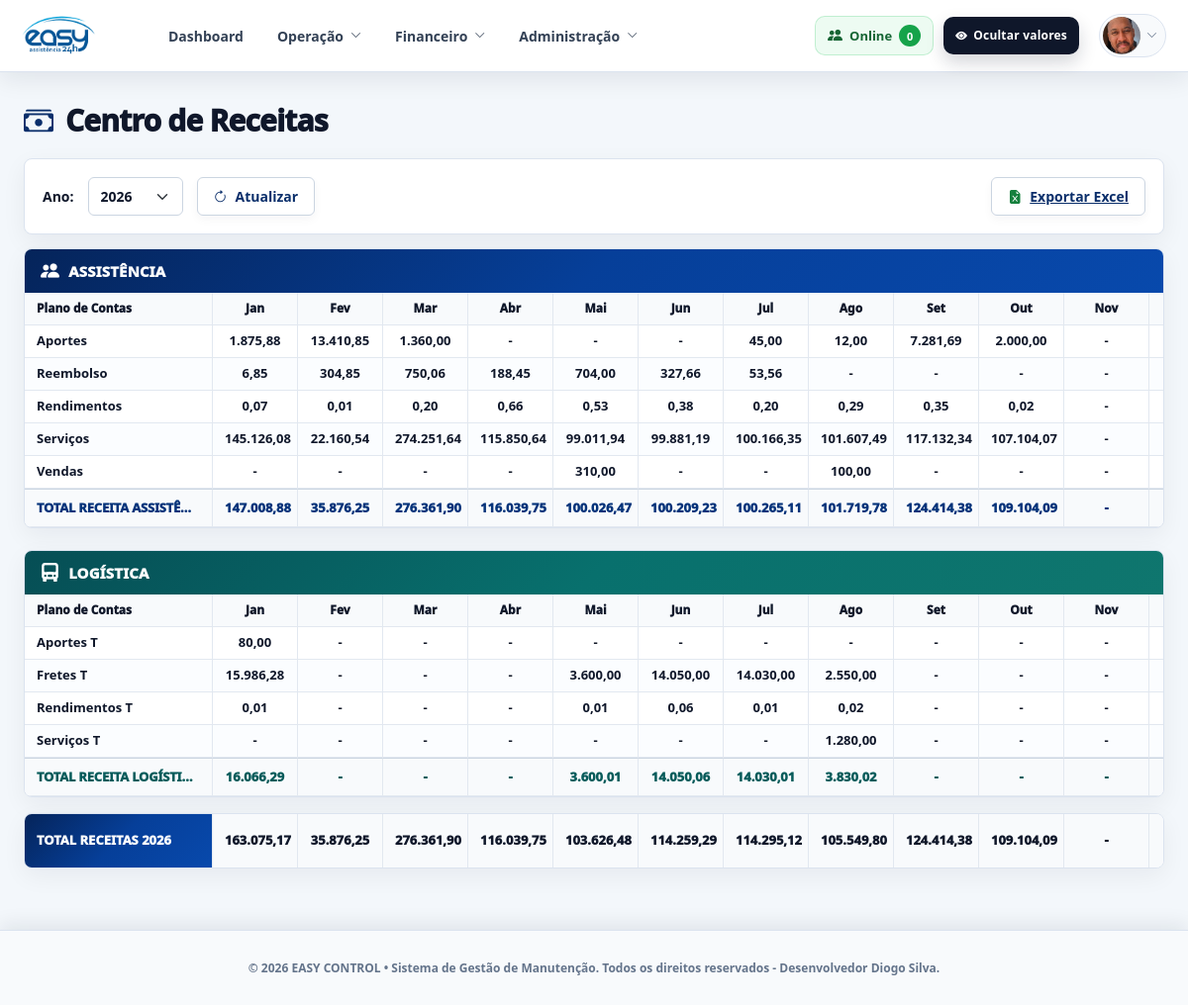
Screenshot of /gestao/centro-receitas (signed in) with the database file from the repository.
### models/conta_receber_importada.py (models this page shows)
class ContaReceberImportada(db.Model):
    __tablename__ = "contas_receber_importadas"
    id = db.Column(db.Integer, primary_key=True)
    numero_fatura = db.Column(db.String(50))
    cliente = db.Column(db.String(200))
    telefone = db.Column(db.String(80))
    email = db.Column(db.String(180))
    plano_contas = db.Column(db.String(150))
    categoria = db.Column(db.String(150))
    setor = db.Column(db.String(40))
    cobranca = db.Column(db.String(100))
    data_documento = db.Column(db.DateTime)
    data_vencimento = db.Column(db.DateTime)
    data_pagamento = db.Column(db.DateTime)
    valor = db.Column(db.Numeric(12, 2), default=0)
    juros = db.Column(db.Numeric(12, 2), default=0)
    total = db.Column(db.Numeric(12, 2), default=0)
    pago = db.Column(db.Boolean, default=False)
    status = db.Column(db.String(30), default="PENDENTE")
    observacoes = db.Column(db.Text)
    mes = db.Column(db.Integer)
    ano = db.Column(db.Integer)
    chave_conciliacao = db.Column(db.String(255), index=True)
    origem_importacao = db.Column(db.String(50), default="VENCIMENTO")
    importado_em = db.Column(db.DateTime, default=datetime.utcnow)

### routes/gestao.py (the view)
@gestao_bp.route("/centro-receitas")
@gestao_required
def centro_receitas():
    hoje = datetime.now()
    ano = request.args.get("ano", type=int) or hoje.year
    contas = contas_recebidas_centro_receitas_query(ano).all()
    meses_ativos = set()
    for conta in contas:
        mes_ref, ano_ref = mes_referencia_centro_receitas(conta)
        if ano_ref == ano and mes_ref:
            meses_ativos.add(mes_ref)
    meses_com_movimento = len(meses_ativos)
    linhas = montar_linhas_centro_receitas(contas, meses_com_movimento)
    linhas_assistencia = [l for l in linhas if l["setor"] == "ASSISTÊNCIA"]
    linhas_logistica = [l for l in linhas if l["setor"] == "LOGÍSTICA"]
    total_assistencia = somar_linhas_centro_receitas(linhas_assistencia, meses_com_movimento)
    total_logistica = somar_linhas_centro_receitas(linhas_logistica, meses_com_movimento)
    total_geral = somar_linhas_centro_receitas(linhas, meses_com_movimento)
    maior_conta = max(linhas, key=lambda x: x["total"], default=None)
    anos_disponiveis = set()
    for conta in contas_recebidas_centro_receitas_query().all():
        _, ano_ref = mes_referencia_centro_receitas(conta)
        if ano_ref:
            anos_disponiveis.add(ano_ref)
    if ano not in anos_disponiveis:
        anos_disponiveis.add(ano)
    nomes_meses = {
        1: "Jan", 2: "Fev", 3: "Mar", 4: "Abr",
        5: "Mai", 6: "Jun", 7: "Jul", 8: "Ago",
        9: "Set", 10: "Out", 11: "Nov", 12: "Dez",
    }
    return render_template(
        "gestao/centro_receitas.html",
        ano=ano,
        anos_disponiveis=sorted(anos_disponiveis, reverse=True),
        meses=range(1, 13),
        nomes_meses=nomes_meses,
        meses_com_movimento=meses_com_movimento,
        linhas_assistencia=linhas_assistencia,
        linhas_logistica=linhas_logistica,
        total_assistencia=total_assistencia,
        total_logistica=total_logistica,
        total_geral=total_geral,
        maior_conta=maior_conta,
        formatar_moeda_br=formatar_moeda_br,
        formatar_numero_br=formatar_numero_br,
    )

### routes/gestao.py (called while the page is built, shortened)
def dinheiro(valor):
    if valor is None:
        return 0
    if isinstance(valor, Decimal):
        return float(valor)
    if isinstance(valor, (int, float)):
        return float(valor)

def normalizar_texto(valor):
    if not valor:
        return None
    return str(valor).strip().upper()

def data_para_date(valor):
    if not valor:
        return None
    if isinstance(valor, datetime):
        return valor.date()
    if isinstance(valor, date):
        return valor
    return None

def formatar_numero_br(valor):
    valor = dinheiro(valor)
    return f"{valor:,.2f}".replace(",", "X").replace(".", ",").replace("X", ".")

def periodo_ano_centro_receitas(ano):
    inicio = datetime(ano, 1, 1, 0, 0, 0)
    fim = datetime(ano, 12, 31, 23, 59, 59)
    return inicio, fim

def contas_recebidas_centro_receitas_query(ano=None):
    query = ContaReceberImportada.query.filter(
        ContaReceberImportada.pago == True,
        ContaReceberImportada.origem_importacao == "RECEBIMENTO",
        ContaReceberImportada.data_pagamento.isnot(None)
    )
    if ano:
        inicio, fim = periodo_ano_centro_receitas(ano)
        query = query.filter(
            ContaReceberImportada.data_pagamento >= inicio,
            ContaReceberImportada.data_pagamento <= fim
        )
    return query

def mes_referencia_centro_receitas(conta):
    data_pagamento = data_para_date(getattr(conta, "data_pagamento", None))
    if data_pagamento:
        return data_pagamento.month, data_pagamento.year
    return None, None

def valor_centro_receitas(conta):
    return dinheiro(
        getattr(conta, "total", None)
        or getattr(conta, "valor", 0)
    )

def setor_centro_receitas(conta):
    setor = normalizar_texto(getattr(conta, "setor", None)) or "ASSISTÊNCIA"
    plano = normalizar_texto(getattr(conta, "plano_contas", None)) or ""
    categoria = normalizar_texto(getattr(conta, "categoria", None)) or ""
    if setor == "LOGÍSTICA" or plano.endswith(" T") or categoria.endswith(" T"):
        return "LOGÍSTICA"
    return "ASSISTÊNCIA"

def nome_plano_centro_receitas(conta):
    return (
        getattr(conta, "categoria", None)
        or getattr(conta, "plano_contas", None)
        or "SEM PLANO DE CONTAS"
    ).strip()

def nome_plano_exibicao_centro_receitas(plano, setor):
    plano = (plano or "SEM PLANO DE CONTAS").strip()
    if setor == "LOGÍSTICA" and not plano.upper().endswith(" T"):
        return f"{plano} T"
    return plano

### templates/gestao/centro_receitas.html (shortened to what this page needs)
{% extends "base.html" %}
{% macro valor_tabela(valor) -%}
  {%- if valor == 0 -%}
    -
  {%- else -%}
    {{ formatar_numero_br(valor) }}
  {%- endif -%}
{%- endmacro %}
{% block content %}
<div class="centro-custos-page" data-ano="{{ ano }}">
  <div class="centro-custos-title-row">
    <div class="centro-custos-title-main">
      <i class="bi bi-cash-stack"></i>
      <h2>Centro de Receitas</h2>
    </div>
  </div>
  <div class="centro-custos-toolbar">
    <form method="GET" action="/gestao/centro-receitas" class="centro-custos-form">
      <label for="ano">Ano:</label>
      <select name="ano" id="ano" class="form-select centro-custos-select">
        {% for ano_opcao in anos_disponiveis %}
          <option value="{{ ano_opcao }}" {% if ano_opcao == ano %}selected{% endif %}>{{ ano_opcao }}</option>
        {% endfor %}
      </select>
      <button type="submit" class="centro-custos-btn-atualizar">
        <i class="bi bi-arrow-clockwise"></i>
        Atualizar
      </button>
    </form>
    <a href="{{ url_for('gestao.exportar_centro_receitas', ano=ano) }}" class="centro-custos-export">
      <i class="bi bi-file-earmark-excel-fill"></i>
      Exportar Excel
    </a>
  </div>
  <div class="centro-custos-section-card centro-custos-card-assistencia">
    <div class="centro-custos-section-title centro-custos-section-title-assistencia">
      <i class="bi bi-people-fill"></i>
      <span>Assistência</span>
    </div>
    <div class="centro-custos-table-wrap">
      <table class="centro-custos-table centro-custos-table-modern">
        <colgroup>
          <col class="col-plano">
          {% for mes in meses %}<col class="col-mes">{% endfor %}
          <col class="col-total">
          <col class="col-media">
        </colgroup>
        <thead>
          <tr>
            <th class="centro-custos-plano">Plano de Contas</th>
            {% for mes in meses %}
              <th>{{ nomes_meses[mes] }}</th>
            {% endfor %}
          </tr>
        </thead>
        <tbody>
          {% for linha in linhas_assistencia %}
            <tr class="centro-custos-linha centro-custos-linha-assistencia"
                data-setor="{{ linha.setor }}"
                data-plano="{{ linha.plano }}">
              <td class="centro-custos-plano centro-custos-clicavel" title="Clique para ver todas as receitas de {{ linha.plano }}">{{ linha.plano }}</td>
              {% for mes in meses %}
                {% set valor_mes = linha.meses[mes] %}
                <td class="centro-custos-numero valor-financeiro centro-custos-celula-mes {% if valor_mes == 0 %}centro-custos-zero{% endif %}"
                    data-mes="{{ mes }}"
                    title="Clique para ver {{ linha.plano }} em {{ nomes_meses[mes] }}">
                  {{ valor_tabela(valor_mes) }}
                </td>
              {% endfor %}
            </tr>
          {% endfor %}
          <tr class="centro-custos-total-assistencia">
            <td class="centro-custos-plano">Total Receita Assistência Mês</td>
            {% for mes in meses %}
              <td class="centro-custos-numero valor-financeiro">{{ valor_tabela(total_assistencia.meses[mes]) }}</td>
            {% endfor %}
          </tr>
        </tbody>
      </table>
    </div>
  </div>
  <div class="centro-custos-section-card centro-custos-card-logistica">
    <div class="centro-custos-section-title centro-custos-section-title-logistica">
      <i class="bi bi-truck-front-fill"></i>
      <span>Logística</span>
    </div>
    <div class="centro-custos-table-wrap">
      <table class="centro-custos-table centro-custos-table-modern">
        <colgroup>
          <col class="col-plano">
          {% for mes in meses %}<col class="col-mes">{% endfor %}
          <col class="col-total">
          <col class="col-media">
        </colgroup>
        <thead>
          <tr>
            <th class="centro-custos-plano">Plano de Contas</th>
            {% for mes in meses %}
              <th>{{ nomes_meses[mes] }}</th>
            {% endfor %}
          </tr>
        </thead>
        <tbody>
          {% for linha in linhas_logistica %}
            <tr class="centro-custos-linha centro-custos-linha-logistica"
                data-setor="{{ linha.setor }}"
                data-plano="{{ linha.plano }}">
              <td class="centro-custos-plano centro-custos-clicavel" title="Clique para ver todas as receitas de {{ linha.plano }}">{{ linha.plano }}</td>
              {% for mes in meses %}
                {% set valor_mes = linha.meses[mes] %}
                <td class="centro-custos-numero valor-financeiro centro-custos-celula-mes {% if valor_mes == 0 %}centro-custos-zero{% endif %}"
                    data-mes="{{ mes }}"
                    title="Clique para ver {{ linha.plano }} em {{ nomes_meses[mes] }}">
                  {{ valor_tabela(valor_mes) }}
                </td>
              {% endfor %}
            </tr>
          {% endfor %}
          <tr class="centro-custos-total-logistica">
            <td class="centro-custos-plano">Total Receita Logística Mês</td>
            {% for mes in meses %}
              <td class="centro-custos-numero valor-financeiro">{{ valor_tabela(total_logistica.meses[mes]) }}</td>
            {% endfor %}
          </tr>
        </tbody>
      </table>
    </div>
  </div>
  <div class="centro-custos-total-geral-card">
    <table class="centro-custos-table centro-custos-table-modern centro-custos-table-total-geral">
      <colgroup>
        <col class="col-plano">
        {% for mes in meses %}<col class="col-mes">{% endfor %}
        <col class="col-total">
        <col class="col-media">
      </colgroup>
      <tbody>
        <tr class="centro-custos-total-geral">
          <td class="centro-custos-plano">Total receitas {{ ano }}</td>
          {% for mes in meses %}
            <td class="centro-custos-numero valor-financeiro">{{ valor_tabela(total_geral.meses[mes]) }}</td>
          {% endfor %}
        </tr>
      </tbody>
    </table>
  </div>
</div>
{% endblock %}

### static/css/organized/00-login.css (style rules this page uses)
:root { --easy-primary: #0d3b66; --easy-primary-strong: #082746; --easy-secondary: #1d8cf8; --easy-text: #ffffff; --easy-muted: rgba(255, 255, 255, 0.78); --easy-border: rgba(255, 255, 255, 0.24); --easy-card: rgba(7, 25, 44, 0.72); --easy-card-hover: rgba(7, 25, 44, 0.82); }
* { box-sizing: border-box; }
html, body { width: 100%; min-height: 100%; }

### static/css/organized/01-frotas.css (style rules this page uses)
body { padding-bottom: 86px; }

### rows the page displays
ContaReceberImportada: plano "Aportes", formatar_numero_br "1.875,88" "13.410,85" "1.360,00" "45,00" "12,00" "7.281,69" "2.000,00"
ContaReceberImportada: plano "Reembolso", formatar_numero_br "6,85" "304,85" "750,06" "188,45" "704,00" "327,66" "53,56"
ContaReceberImportada: plano "Rendimentos", formatar_numero_br "0,07" "0,01" "0,20" "0,66" "0,53" "0,38" "0,20" "0,29" "0,35" "0,02"
ContaReceberImportada: plano "Serviços", formatar_numero_br "145.126,08" "22.160,54" "274.251,64" "115.850,64" "99.011,94" "99.881,19" "100.166,35" "101.607,49" "117.132,34" "107.104,07"
ContaReceberImportada: plano "Vendas", formatar_numero_br "310,00" "100,00"
ContaReceberImportada: plano "Aportes T", formatar_numero_br "80,00"
ContaReceberImportada: plano "Fretes T", formatar_numero_br "15.986,28" "3.600,00" "14.050,00" "14.030,00" "2.550,00"
ContaReceberImportada: plano "Rendimentos T", formatar_numero_br "0,01" "0,01" "0,06" "0,01" "0,02"
ContaReceberImportada: plano "Serviços T", formatar_numero_br "1.280,00"

### other values shown
{{ nomes_meses[mes] }} "Jan" "Fev" "Mar" "Abr" "Mai" "Jun" "Jul" "Ago" "Set" "Out" "Nov"
{{ ano }} "2026"
form field ano "2026"
